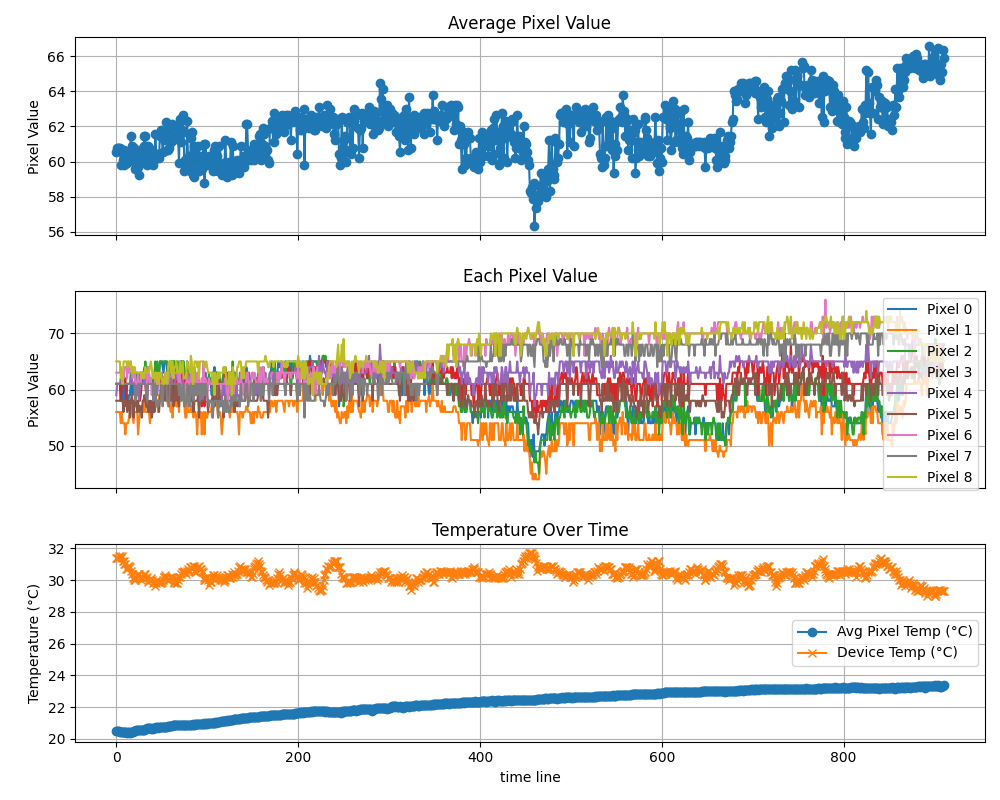

Recreate this plot in Python.
import csv
import matplotlib.pyplot as plt

device_temps = []
pixel_avgs = []
temp_avgs = []
pixel_all = [[] for _ in range(9)]

root_dir = './'

with open(root_dir+"/output.csv", newline='') as f:
    reader = csv.reader(f)
    next(reader)  # skip header

    for row in reader:
        if not row: continue
        device_temps.append(float(row[1]))
        pixels = list(map(int, row[2:11]))
        temps = list(map(float, row[11:20]))
        pixel_avgs.append(sum(pixels) / len(pixels))
        temp_avgs.append(sum(temps) / len(temps))
        for i in range(9):
            pixel_all[i].append(pixels[i])

x = list(range(len(device_temps)))

fig, (ax1, ax2, ax3) = plt.subplots(3, 1, figsize=(10, 8), sharex=True)

# subplot 1: pixel avg
ax1.plot(x, pixel_avgs, marker='o')
ax1.set_ylabel("Pixel Value")
ax1.set_title("Average Pixel Value")
ax1.grid(True)

# subplot 2: each pixel value
for i in range(9):
    ax2.plot(x, pixel_all[i], label=f"Pixel {i}")
ax2.set_ylabel("Pixel Value")
ax2.set_title("Each Pixel Value")
ax2.legend()
ax2.grid(True)

# subplot 3: temp avg + device temp
ax3.plot(x, temp_avgs, marker='o', label="Avg Pixel Temp (°C)")
ax3.plot(x, device_temps, marker='x', label="Device Temp (°C)")
ax3.set_ylabel("Temperature (°C)")
ax3.set_xlabel("time line")
ax3.set_title("Temperature Over Time")
ax3.legend()
ax3.grid(True)

plt.tight_layout()
plt.savefig(root_dir + "/graph.png")
